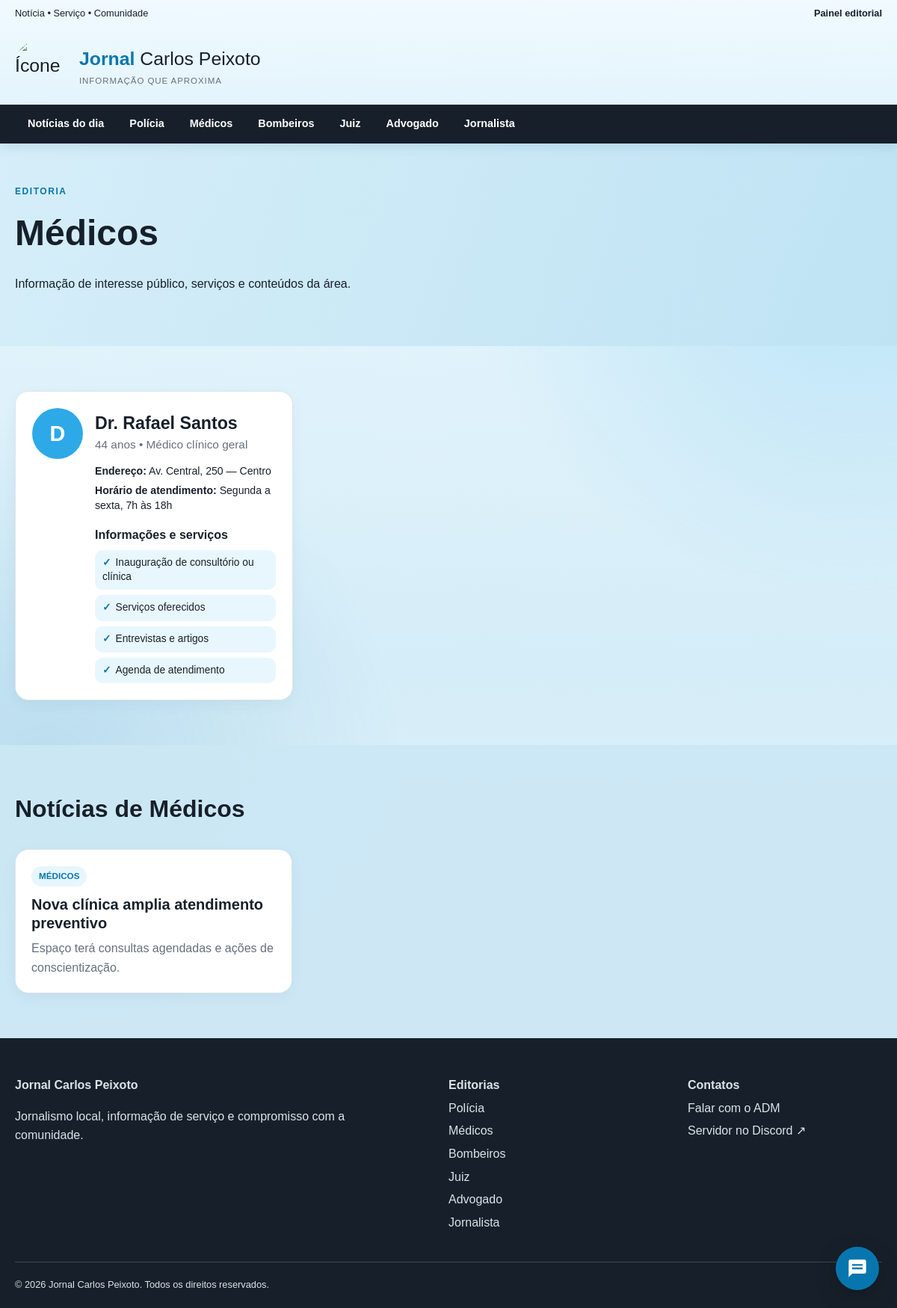
Screenshot of /categoria/medicos with the database file from the repository.
### app.py (models this page shows)
class Professional(db.Model):
    __tablename__ = "professionals"
    id = db.Column(db.Integer, primary_key=True)
    category = db.Column(db.String(40), nullable=False, index=True)
    name = db.Column(db.String(120), nullable=False)
    age = db.Column(db.Integer)
    role = db.Column(db.String(150), nullable=False)
    address = db.Column(db.String(250))
    hours = db.Column(db.String(250))
    sections = db.Column(db.Text, nullable=False)
    image_mimetype = db.Column(db.String(80))
    image_data = db.Column(db.LargeBinary)
    office_image_mimetype = db.Column(db.String(80))
    office_image_data = db.Column(db.LargeBinary)
    featured = db.Column(db.Boolean, nullable=False, default=False)
    featured_reason = db.Column(db.String(300))

class News(db.Model):
    __tablename__ = "news"
    id = db.Column(db.Integer, primary_key=True)
    title = db.Column(db.String(180), nullable=False)
    summary = db.Column(db.String(350), nullable=False)
    content = db.Column(db.Text, nullable=False)
    category = db.Column(db.String(40), nullable=False, index=True)
    source_name = db.Column(db.String(120))
    source_image_mimetype = db.Column(db.String(80))
    source_image_data = db.Column(db.LargeBinary)
    image = db.Column(db.String(255))
    image_mimetype = db.Column(db.String(80))
    image_data = db.Column(db.LargeBinary)
    featured = db.Column(db.Boolean, nullable=False, default=False)
    created_at = db.Column(db.DateTime(timezone=True), nullable=False, default=utc_now)
    updated_at = db.Column(db.DateTime(timezone=True), nullable=False, default=utc_now, onupdate=utc_now)
    comments = db.relationship("Comment", back_populates="article", cascade="all, delete-orphan")

### app.py (the view)
@app.route("/categoria/<slug>")
def category(slug):
    category_name = CATEGORY_SLUGS.get(slug.lower())
    if category_name is None and slug in CATEGORIES:
        category_name = slug
    if category_name is None:
        abort(404)
    professionals = db.session.execute(
        db.select(Professional)
        .where(Professional.category == category_name)
        .order_by(Professional.featured.desc(), Professional.name.asc())
    ).scalars().all()
    news = db.session.execute(db.select(News).where(News.category == category_name).order_by(News.created_at.desc())).scalars().all()
    return render_template("category.html", category=category_name, professionals=professionals, news=news)

### app.py (called while the page is built)
@app.context_processor
def globals_for_templates():
    return {
        "categories": CATEGORIES,
        "category_links": [{"name": name, "slug": CATEGORY_TO_SLUG[name]} for name in CATEGORIES],
        "category_slug": CATEGORY_TO_SLUG,
        "current_year": datetime.now().year,
    }

### templates/category.html (shortened to what this page needs)
{% extends 'base.html' %}
{% block content %}
<section class="page-head">
  <div class="container">
    <p class="eyebrow">Editoria</p>
    <h1>{{ category }}</h1>
    <p>Informação de interesse público, serviços e conteúdos da área.</p>
  </div>
</section>
<section class="section container professional-grid">
  {% for person in professionals %}
  <article class="profile{% if person.featured %} is-featured{% endif %}">
    {% if person.image_data %}
    <img class="profile-photo" src="{{ url_for('professional_photo', professional_id=person.id) }}" alt="Foto de {{ person.name }}">
    {% else %}
    <div class="avatar" aria-hidden="true">{{ person.name[0] }}</div>
    {% endif %}
    <div class="profile-content">
      <h2>{{ person.name }}</h2>
      <p class="lead">{{ person.age }} anos • {{ person.role }}</p>
      <div class="profile-details">
        {% if person.address %}<p><strong>Endereço:</strong> {{ person.address }}</p>{% endif %}
        <p><strong>Horário de atendimento:</strong> {{ person.hours }}</p>
      </div>
      <h3>Informações e serviços</h3>
      <div class="service-list">
        {% for section in person.sections.split('|') %}
        <div><span>✓</span>{{ section }}</div>
        {% endfor %}
      </div>
    </div>
  </article>
  {% else %}
  <p>Nenhum profissional cadastrado.</p>
  {% endfor %}
</section>
<section class="section subtle">
  <div class="container">
    <div class="section-title"><h2>Notícias de {{ category }}</h2></div>
    <div class="news-grid">
      {% for item in news %}
      <article class="news-card">
        <div class="card-body">
          <span class="tag">{{ item.category }}</span>
          <h3><a href="{{ url_for('news_detail', news_id=item.id) }}">{{ item.title }}</a></h3>
          <p>{{ item.summary }}</p>
        </div>
      </article>
      {% else %}
      <p>Ainda não há notícias nesta editoria.</p>
      {% endfor %}
    </div>
  </div>
</section>
{% endblock %}

### static/css/style.css (style rules this page uses)
:root { --blue:#2da9e8;--blue-dark:#0876ae;--ink:#17202a;--muted:#65717d;--paper:#fbf7ed;--line:#dce4e8;--white:#fff;--red:#c43d3d;--radius:18px;--shadow:0 14px 40px rgba(19,53,71,.10) }
* { box-sizing:border-box }
html { scroll-behavior:smooth }
body { margin:0;color:var(--ink);font-family:Arial,Helvetica,sans-serif;line-height:1.6;background:#fff }
a { color:inherit;text-decoration:none }
.container { width:min(1160px,calc(100% - 32px));margin:auto }
.eyebrow { text-transform:uppercase;color:var(--blue-dark);font-weight:bold;letter-spacing:.13em;font-size:.75rem;margin:0 0 8px }
.tag { display:inline-block;color:var(--blue-dark);background:#e6f6fd;padding:4px 10px;border-radius:999px;font-size:.73rem;font-weight:bold;text-transform:uppercase }
.section { padding:60px 0 }
.section-title { display:flex;justify-content:space-between;align-items:end;gap:20px;margin-bottom:28px }
.section-title h1,.section-title h2 { margin:0;font-size:2rem }
.news-grid { display:grid;grid-template-columns:repeat(3,1fr);gap:24px }
.news-card { border:1px solid var(--line);border-radius:var(--radius);overflow:hidden;background:#fff;transition:.2s }
.card-body { padding:21px }
.card-body h3 { line-height:1.25;margin:12px 0 8px;font-size:1.25rem }
.card-body p { color:var(--muted);margin:0 }
.journalist,.subtle { background:var(--paper) }
.lead { font-size:1.12rem;color:var(--muted) }
.page-head { padding:55px 0;background:linear-gradient(110deg,var(--paper),#e7f7ff) }
.page-head h1 { font-size:3rem;margin:0 }
.profile { display:grid;grid-template-columns:120px 1fr;gap:30px;padding:32px;border:1px solid var(--line);border-radius:var(--radius) }
.avatar { width:110px;height:110px;display:grid;place-items:center;border-radius:50%;background:var(--blue);color:#fff;font-size:2.8rem;font-weight:bold }
.profile h2 { margin:8px 0 0;font-size:2rem }
.service-list { display:grid;grid-template-columns:repeat(2,1fr);gap:10px }
.service-list div { padding:13px;background:var(--paper);border-radius:10px }
.service-list span { color:var(--blue-dark);font-weight:bold;margin-right:8px }

### static/css/professionals.css (style rules this page uses)
.professional-grid { display: grid; grid-template-columns: repeat(3, minmax(0, 1fr)); gap: 22px; align-items: stretch; }
.professional-grid .profile { display: grid; grid-template-columns: 68px minmax(0, 1fr); align-content: start; gap: 16px; height: 100%; padding: 22px; background: #fff; }
.professional-grid .avatar { width: 68px; height: 68px; font-size: 1.8rem; }
.profile-content { min-width: 0; }
.professional-grid .profile h2 { margin: 7px 0 2px; font-size: 1.45rem; line-height: 1.2; overflow-wrap: anywhere; }
.professional-grid .profile .lead { margin: 0 0 12px; font-size: .96rem; }
.profile-details { font-size: .88rem; line-height: 1.45; }
.profile-details p { margin: 6px 0; }
.professional-grid .profile h3 { margin: 16px 0 8px; font-size: 1rem; }
.professional-grid .service-list { grid-template-columns: 1fr; gap: 7px; }
.professional-grid .service-list div { padding: 8px 10px; font-size: .86rem; line-height: 1.35; }
.professional-grid .service-list span { margin-right: 6px; }

### static/css/theme.css (style rules this page uses)
:root { --site-background: #d5edf8; --site-background-light: #e8f7fd; --paper: #cfeaf7; }
body { background: var(--site-background); }
.news-card, .profile, .professional-admin-card, .category-admin-card, .conversation-card, .table-wrap { box-shadow: 0 5px 18px rgba(20, 72, 99, .05); }
.page-head { background: linear-gradient(110deg, #d5eef9 0%, #bfe3f3 100%); }
.journalist, .subtle { background: rgba(204, 232, 245, .96); }
.service-list div { background: #e8f7fd; }

### rows the page displays
Professional: name "D", name "Dr. Rafael Santos", age "44", role "Médico clínico geral", address "Av. Central, 250 — Centro", hours "Segunda a sexta, 7h às 18h", section "Inauguração de consultório ou clínica" "Serviços oferecidos" "Entrevistas e artigos" "Agenda de atendimento"
News: category "MÉDICOS", title "Nova clínica amplia atendimento preventivo", summary "Espaço terá consultas agendadas e ações de conscientização."

### other values shown
{{ item.name }} "Polícia" "Médicos" "Bombeiros" "Juiz" "Advogado" "Jornalista"
{{ category }} "Médicos"
